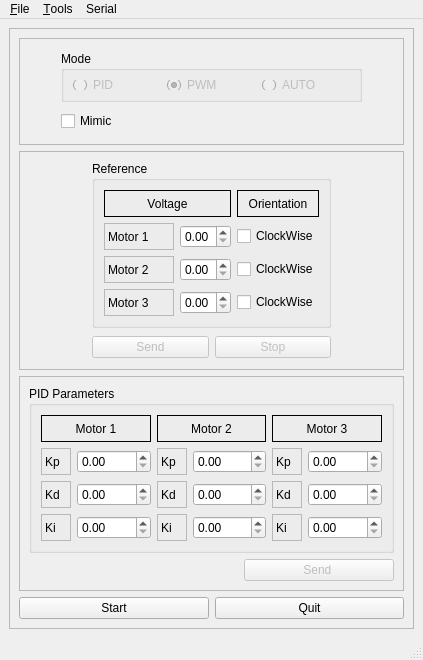
<?xml version="1.0" encoding="UTF-8"?>
<ui version="4.0">
 <class>MainWindowDesign</class>
 <widget class="QMainWindow" name="MainWindowDesign">
  <property name="geometry">
   <rect>
    <x>0</x>
    <y>0</y>
    <width>423</width>
    <height>660</height>
   </rect>
  </property>
  <property name="sizePolicy">
   <sizepolicy hsizetype="MinimumExpanding" vsizetype="MinimumExpanding">
    <horstretch>1</horstretch>
    <verstretch>1</verstretch>
   </sizepolicy>
  </property>
  <property name="minimumSize">
   <size>
    <width>362</width>
    <height>606</height>
   </size>
  </property>
  <property name="maximumSize">
   <size>
    <width>423</width>
    <height>699</height>
   </size>
  </property>
  <property name="windowTitle">
   <string>ROS Enviroment</string>
  </property>
  <property name="windowIcon">
   <iconset resource="../resources/images.qrc">
    <normaloff>:/images/icon.png</normaloff>:/images/icon.png</iconset>
  </property>
  <property name="locale">
   <locale language="English" country="UnitedStates"/>
  </property>
  <widget class="QWidget" name="centralwidget">
   <layout class="QGridLayout" name="gridLayout">
    <item row="0" column="0">
     <widget class="QFrame" name="frame">
      <property name="frameShape">
       <enum>QFrame::StyledPanel</enum>
      </property>
      <property name="frameShadow">
       <enum>QFrame::Raised</enum>
      </property>
      <layout class="QGridLayout" name="gridLayout_20">
       <item row="5" column="0">
        <widget class="QPushButton" name="button_connect">
         <property name="enabled">
          <bool>true</bool>
         </property>
         <property name="sizePolicy">
          <sizepolicy hsizetype="MinimumExpanding" vsizetype="Fixed">
           <horstretch>0</horstretch>
           <verstretch>0</verstretch>
          </sizepolicy>
         </property>
         <property name="toolTip">
          <string>Set the target to the current joint trajectory state.</string>
         </property>
         <property name="statusTip">
          <string>Clear all waypoints and set the target to the current joint trajectory state.</string>
         </property>
         <property name="text">
          <string>Start</string>
         </property>
        </widget>
       </item>
       <item row="5" column="1">
        <widget class="QPushButton" name="button_quit">
         <property name="sizePolicy">
          <sizepolicy hsizetype="MinimumExpanding" vsizetype="Fixed">
           <horstretch>0</horstretch>
           <verstretch>0</verstretch>
          </sizepolicy>
         </property>
         <property name="text">
          <string>Quit</string>
         </property>
        </widget>
       </item>
       <item row="0" column="0" colspan="2">
        <widget class="QFrame" name="frame_mode">
         <property name="frameShape">
          <enum>QFrame::StyledPanel</enum>
         </property>
         <property name="frameShadow">
          <enum>QFrame::Raised</enum>
         </property>
         <layout class="QGridLayout" name="gridLayout_2">
          <item row="0" column="0">
           <layout class="QVBoxLayout" name="verticalLayout">
            <item>
             <widget class="QGroupBox" name="groupBox_mode">
              <property name="minimumSize">
               <size>
                <width>301</width>
                <height>51</height>
               </size>
              </property>
              <property name="maximumSize">
               <size>
                <width>301</width>
                <height>51</height>
               </size>
              </property>
              <property name="title">
               <string>Mode</string>
              </property>
              <layout class="QHBoxLayout" name="horizontalLayout_5">
               <item>
                <widget class="QRadioButton" name="mode_pid">
                 <property name="enabled">
                  <bool>false</bool>
                 </property>
                 <property name="text">
                  <string>PID</string>
                 </property>
                </widget>
               </item>
               <item>
                <widget class="QRadioButton" name="mode_pwm">
                 <property name="enabled">
                  <bool>false</bool>
                 </property>
                 <property name="text">
                  <string>PWM</string>
                 </property>
                 <property name="checked">
                  <bool>true</bool>
                 </property>
                </widget>
               </item>
               <item>
                <widget class="QRadioButton" name="mode_automatic">
                 <property name="enabled">
                  <bool>false</bool>
                 </property>
                 <property name="text">
                  <string>AUTO</string>
                 </property>
                 <property name="checked">
                  <bool>false</bool>
                 </property>
                </widget>
               </item>
              </layout>
             </widget>
            </item>
           </layout>
          </item>
          <item row="1" column="0">
           <widget class="QCheckBox" name="checkBox_mimic">
            <property name="text">
             <string>Mimic</string>
            </property>
           </widget>
          </item>
         </layout>
        </widget>
       </item>
       <item row="1" column="0" rowspan="2" colspan="2">
        <widget class="QFrame" name="frame_reference">
         <property name="frameShape">
          <enum>QFrame::StyledPanel</enum>
         </property>
         <property name="frameShadow">
          <enum>QFrame::Raised</enum>
         </property>
         <layout class="QGridLayout" name="gridLayout_19">
          <item row="1" column="0">
           <spacer name="horizontalSpacer_4">
            <property name="orientation">
             <enum>Qt::Horizontal</enum>
            </property>
            <property name="sizeHint" stdset="0">
             <size>
              <width>30</width>
              <height>20</height>
             </size>
            </property>
           </spacer>
          </item>
          <item row="1" column="1" rowspan="2">
           <layout class="QGridLayout" name="gridLayout_8">
            <item row="1" column="1">
             <widget class="QPushButton" name="button_stop">
              <property name="enabled">
               <bool>false</bool>
              </property>
              <property name="text">
               <string>Stop</string>
              </property>
             </widget>
            </item>
            <item row="1" column="0">
             <widget class="QPushButton" name="button_send">
              <property name="enabled">
               <bool>false</bool>
              </property>
              <property name="text">
               <string>Send</string>
              </property>
             </widget>
            </item>
           </layout>
          </item>
          <item row="0" column="2">
           <spacer name="horizontalSpacer_3">
            <property name="orientation">
             <enum>Qt::Horizontal</enum>
            </property>
            <property name="sizeHint" stdset="0">
             <size>
              <width>30</width>
              <height>20</height>
             </size>
            </property>
           </spacer>
          </item>
          <item row="0" column="1">
           <widget class="QGroupBox" name="groupBox_reference">
            <property name="title">
             <string>Reference</string>
            </property>
            <layout class="QGridLayout" name="gridLayout_18">
             <item row="0" column="0">
              <layout class="QGridLayout" name="gridLayout_12">
               <item row="4" column="0">
                <layout class="QGridLayout" name="gridLayout_13">
                 <property name="sizeConstraint">
                  <enum>QLayout::SetFixedSize</enum>
                 </property>
                 <property name="leftMargin">
                  <number>0</number>
                 </property>
                 <property name="spacing">
                  <number>6</number>
                 </property>
                 <item row="3" column="0">
                  <widget class="QLabel" name="m3">
                   <property name="sizePolicy">
                    <sizepolicy hsizetype="Minimum" vsizetype="Fixed">
                     <horstretch>0</horstretch>
                     <verstretch>0</verstretch>
                    </sizepolicy>
                   </property>
                   <property name="minimumSize">
                    <size>
                     <width>70</width>
                     <height>27</height>
                    </size>
                   </property>
                   <property name="maximumSize">
                    <size>
                     <width>100</width>
                     <height>27</height>
                    </size>
                   </property>
                   <property name="frameShape">
                    <enum>QFrame::StyledPanel</enum>
                   </property>
                   <property name="text">
                    <string>Motor 3</string>
                   </property>
                   <property name="alignment">
                    <set>Qt::AlignLeading|Qt::AlignLeft|Qt::AlignVCenter</set>
                   </property>
                  </widget>
                 </item>
                 <item row="2" column="1">
                  <widget class="QDoubleSpinBox" name="m2_set">
                   <property name="decimals">
                    <number>2</number>
                   </property>
                   <property name="maximum">
                    <double>6.000000000000000</double>
                   </property>
                   <property name="singleStep">
                    <double>0.010000000000000</double>
                   </property>
                  </widget>
                 </item>
                 <item row="3" column="1">
                  <widget class="QDoubleSpinBox" name="m3_set">
                   <property name="maximum">
                    <double>6.000000000000000</double>
                   </property>
                   <property name="singleStep">
                    <double>0.010000000000000</double>
                   </property>
                  </widget>
                 </item>
                 <item row="2" column="0">
                  <widget class="QLabel" name="m2">
                   <property name="sizePolicy">
                    <sizepolicy hsizetype="Minimum" vsizetype="Fixed">
                     <horstretch>0</horstretch>
                     <verstretch>0</verstretch>
                    </sizepolicy>
                   </property>
                   <property name="minimumSize">
                    <size>
                     <width>70</width>
                     <height>27</height>
                    </size>
                   </property>
                   <property name="maximumSize">
                    <size>
                     <width>100</width>
                     <height>27</height>
                    </size>
                   </property>
                   <property name="frameShape">
                    <enum>QFrame::StyledPanel</enum>
                   </property>
                   <property name="text">
                    <string>Motor 2</string>
                   </property>
                   <property name="alignment">
                    <set>Qt::AlignLeading|Qt::AlignLeft|Qt::AlignVCenter</set>
                   </property>
                  </widget>
                 </item>
                 <item row="1" column="1">
                  <widget class="QDoubleSpinBox" name="m1_set">
                   <property name="decimals">
                    <number>2</number>
                   </property>
                   <property name="maximum">
                    <double>6.000000000000000</double>
                   </property>
                   <property name="singleStep">
                    <double>0.010000000000000</double>
                   </property>
                  </widget>
                 </item>
                 <item row="2" column="2">
                  <widget class="QCheckBox" name="m2_orientation">
                   <property name="text">
                    <string>ClockWise</string>
                   </property>
                  </widget>
                 </item>
                 <item row="1" column="2">
                  <widget class="QCheckBox" name="m1_orientation">
                   <property name="text">
                    <string>ClockWise</string>
                   </property>
                  </widget>
                 </item>
                 <item row="1" column="0">
                  <widget class="QLabel" name="m1">
                   <property name="sizePolicy">
                    <sizepolicy hsizetype="Minimum" vsizetype="Fixed">
                     <horstretch>0</horstretch>
                     <verstretch>0</verstretch>
                    </sizepolicy>
                   </property>
                   <property name="minimumSize">
                    <size>
                     <width>70</width>
                     <height>27</height>
                    </size>
                   </property>
                   <property name="maximumSize">
                    <size>
                     <width>100</width>
                     <height>27</height>
                    </size>
                   </property>
                   <property name="frameShape">
                    <enum>QFrame::StyledPanel</enum>
                   </property>
                   <property name="text">
                    <string>Motor 1</string>
                   </property>
                   <property name="alignment">
                    <set>Qt::AlignLeading|Qt::AlignLeft|Qt::AlignVCenter</set>
                   </property>
                  </widget>
                 </item>
                 <item row="3" column="2">
                  <widget class="QCheckBox" name="m3_orientation">
                   <property name="text">
                    <string>ClockWise</string>
                   </property>
                  </widget>
                 </item>
                 <item row="0" column="0" colspan="2">
                  <layout class="QHBoxLayout" name="horizontalLayout_2">
                   <item>
                    <widget class="QLabel" name="mode_description">
                     <property name="minimumSize">
                      <size>
                       <width>0</width>
                       <height>27</height>
                      </size>
                     </property>
                     <property name="maximumSize">
                      <size>
                       <width>16777215</width>
                       <height>27</height>
                      </size>
                     </property>
                     <property name="layoutDirection">
                      <enum>Qt::LeftToRight</enum>
                     </property>
                     <property name="frameShape">
                      <enum>QFrame::Box</enum>
                     </property>
                     <property name="frameShadow">
                      <enum>QFrame::Plain</enum>
                     </property>
                     <property name="lineWidth">
                      <number>1</number>
                     </property>
                     <property name="text">
                      <string>Voltage</string>
                     </property>
                     <property name="alignment">
                      <set>Qt::AlignCenter</set>
                     </property>
                    </widget>
                   </item>
                  </layout>
                 </item>
                 <item row="0" column="2">
                  <widget class="QLabel" name="Description_3">
                   <property name="minimumSize">
                    <size>
                     <width>0</width>
                     <height>27</height>
                    </size>
                   </property>
                   <property name="maximumSize">
                    <size>
                     <width>16777215</width>
                     <height>27</height>
                    </size>
                   </property>
                   <property name="layoutDirection">
                    <enum>Qt::LeftToRight</enum>
                   </property>
                   <property name="frameShape">
                    <enum>QFrame::Box</enum>
                   </property>
                   <property name="frameShadow">
                    <enum>QFrame::Plain</enum>
                   </property>
                   <property name="lineWidth">
                    <number>1</number>
                   </property>
                   <property name="text">
                    <string>Orientation</string>
                   </property>
                   <property name="alignment">
                    <set>Qt::AlignCenter</set>
                   </property>
                  </widget>
                 </item>
                </layout>
               </item>
              </layout>
             </item>
            </layout>
           </widget>
          </item>
         </layout>
        </widget>
       </item>
       <item row="3" column="0" rowspan="2" colspan="2">
        <widget class="QFrame" name="frame_pid">
         <property name="enabled">
          <bool>true</bool>
         </property>
         <property name="frameShape">
          <enum>QFrame::StyledPanel</enum>
         </property>
         <property name="frameShadow">
          <enum>QFrame::Raised</enum>
         </property>
         <layout class="QGridLayout" name="gridLayout_4">
          <item row="1" column="0" alignment="Qt::AlignRight">
           <widget class="QPushButton" name="button_send_pid_gain">
            <property name="enabled">
             <bool>false</bool>
            </property>
            <property name="sizePolicy">
             <sizepolicy hsizetype="Preferred" vsizetype="Fixed">
              <horstretch>0</horstretch>
              <verstretch>0</verstretch>
             </sizepolicy>
            </property>
            <property name="minimumSize">
             <size>
              <width>150</width>
              <height>0</height>
             </size>
            </property>
            <property name="maximumSize">
             <size>
              <width>150</width>
              <height>16777215</height>
             </size>
            </property>
            <property name="text">
             <string>Send </string>
            </property>
           </widget>
          </item>
          <item row="0" column="0">
           <widget class="QGroupBox" name="groupBox_pid">
            <property name="title">
             <string>PID Parameters</string>
            </property>
            <layout class="QHBoxLayout" name="horizontalLayout">
             <item>
              <layout class="QGridLayout" name="gridLayout_5">
               <item row="1" column="0">
                <layout class="QGridLayout" name="gridLayout_3">
                 <property name="sizeConstraint">
                  <enum>QLayout::SetFixedSize</enum>
                 </property>
                 <property name="leftMargin">
                  <number>0</number>
                 </property>
                 <property name="spacing">
                  <number>6</number>
                 </property>
                 <item row="2" column="0">
                  <widget class="QLabel" name="m1_ki">
                   <property name="minimumSize">
                    <size>
                     <width>30</width>
                     <height>27</height>
                    </size>
                   </property>
                   <property name="maximumSize">
                    <size>
                     <width>30</width>
                     <height>27</height>
                    </size>
                   </property>
                   <property name="frameShape">
                    <enum>QFrame::StyledPanel</enum>
                   </property>
                   <property name="text">
                    <string>Ki</string>
                   </property>
                  </widget>
                 </item>
                 <item row="1" column="0">
                  <widget class="QLabel" name="m1_kd">
                   <property name="minimumSize">
                    <size>
                     <width>30</width>
                     <height>27</height>
                    </size>
                   </property>
                   <property name="maximumSize">
                    <size>
                     <width>30</width>
                     <height>27</height>
                    </size>
                   </property>
                   <property name="frameShape">
                    <enum>QFrame::StyledPanel</enum>
                   </property>
                   <property name="text">
                    <string>Kd</string>
                   </property>
                   <property name="alignment">
                    <set>Qt::AlignLeading|Qt::AlignLeft|Qt::AlignVCenter</set>
                   </property>
                  </widget>
                 </item>
                 <item row="0" column="0">
                  <widget class="QLabel" name="m1_kp">
                   <property name="sizePolicy">
                    <sizepolicy hsizetype="Minimum" vsizetype="Fixed">
                     <horstretch>0</horstretch>
                     <verstretch>0</verstretch>
                    </sizepolicy>
                   </property>
                   <property name="minimumSize">
                    <size>
                     <width>30</width>
                     <height>27</height>
                    </size>
                   </property>
                   <property name="maximumSize">
                    <size>
                     <width>30</width>
                     <height>27</height>
                    </size>
                   </property>
                   <property name="frameShape">
                    <enum>QFrame::StyledPanel</enum>
                   </property>
                   <property name="text">
                    <string>Kp</string>
                   </property>
                   <property name="alignment">
                    <set>Qt::AlignLeading|Qt::AlignLeft|Qt::AlignVCenter</set>
                   </property>
                  </widget>
                 </item>
                 <item row="2" column="1">
                  <widget class="QDoubleSpinBox" name="m1_set_ki">
                   <property name="maximum">
                    <double>2.550000000000000</double>
                   </property>
                   <property name="singleStep">
                    <double>0.010000000000000</double>
                   </property>
                  </widget>
                 </item>
                 <item row="1" column="1">
                  <widget class="QDoubleSpinBox" name="m1_set_kd">
                   <property name="maximum">
                    <double>2.550000000000000</double>
                   </property>
                   <property name="singleStep">
                    <double>0.010000000000000</double>
                   </property>
                  </widget>
                 </item>
                 <item row="0" column="1">
                  <widget class="QDoubleSpinBox" name="m1_set_kp">
                   <property name="maximum">
                    <double>2.550000000000000</double>
                   </property>
                   <property name="singleStep">
                    <double>0.010000000000000</double>
                   </property>
                  </widget>
                 </item>
                </layout>
               </item>
               <item row="0" column="0">
                <widget class="QLabel" name="motor1">
                 <property name="minimumSize">
                  <size>
                   <width>0</width>
                   <height>27</height>
                  </size>
                 </property>
                 <property name="maximumSize">
                  <size>
                   <width>16777215</width>
                   <height>27</height>
                  </size>
                 </property>
                 <property name="layoutDirection">
                  <enum>Qt::LeftToRight</enum>
                 </property>
                 <property name="frameShape">
                  <enum>QFrame::Box</enum>
                 </property>
                 <property name="frameShadow">
                  <enum>QFrame::Plain</enum>
                 </property>
                 <property name="lineWidth">
                  <number>1</number>
                 </property>
                 <property name="text">
                  <string>Motor 1</string>
                 </property>
                 <property name="alignment">
                  <set>Qt::AlignCenter</set>
                 </property>
                </widget>
               </item>
              </layout>
             </item>
             <item>
              <layout class="QGridLayout" name="gridLayout_6">
               <item row="1" column="0">
                <layout class="QGridLayout" name="gridLayout_7">
                 <property name="sizeConstraint">
                  <enum>QLayout::SetFixedSize</enum>
                 </property>
                 <property name="leftMargin">
                  <number>0</number>
                 </property>
                 <property name="spacing">
                  <number>6</number>
                 </property>
                 <item row="0" column="0">
                  <widget class="QLabel" name="m2_kp">
                   <property name="sizePolicy">
                    <sizepolicy hsizetype="Minimum" vsizetype="Fixed">
                     <horstretch>0</horstretch>
                     <verstretch>0</verstretch>
                    </sizepolicy>
                   </property>
                   <property name="minimumSize">
                    <size>
                     <width>30</width>
                     <height>27</height>
                    </size>
                   </property>
                   <property name="maximumSize">
                    <size>
                     <width>30</width>
                     <height>27</height>
                    </size>
                   </property>
                   <property name="frameShape">
                    <enum>QFrame::StyledPanel</enum>
                   </property>
                   <property name="text">
                    <string>Kp</string>
                   </property>
                   <property name="alignment">
                    <set>Qt::AlignLeading|Qt::AlignLeft|Qt::AlignVCenter</set>
                   </property>
                  </widget>
                 </item>
                 <item row="2" column="0">
                  <widget class="QLabel" name="m2_ki">
                   <property name="sizePolicy">
                    <sizepolicy hsizetype="Minimum" vsizetype="Fixed">
                     <horstretch>0</horstretch>
                     <verstretch>0</verstretch>
                    </sizepolicy>
                   </property>
                   <property name="minimumSize">
                    <size>
                     <width>30</width>
                     <height>27</height>
                    </size>
                   </property>
                   <property name="maximumSize">
                    <size>
                     <width>30</width>
                     <height>27</height>
                    </size>
                   </property>
                   <property name="frameShape">
                    <enum>QFrame::StyledPanel</enum>
                   </property>
                   <property name="text">
                    <string>Ki</string>
                   </property>
                   <property name="alignment">
                    <set>Qt::AlignLeading|Qt::AlignLeft|Qt::AlignVCenter</set>
                   </property>
                  </widget>
                 </item>
                 <item row="2" column="1">
                  <widget class="QDoubleSpinBox" name="m2_set_ki">
                   <property name="maximum">
                    <double>2.550000000000000</double>
                   </property>
                   <property name="singleStep">
                    <double>0.010000000000000</double>
                   </property>
                  </widget>
                 </item>
                 <item row="1" column="0">
                  <widget class="QLabel" name="m2_kd">
                   <property name="sizePolicy">
                    <sizepolicy hsizetype="Minimum" vsizetype="Fixed">
                     <horstretch>0</horstretch>
                     <verstretch>0</verstretch>
                    </sizepolicy>
                   </property>
                   <property name="minimumSize">
                    <size>
                     <width>30</width>
                     <height>27</height>
                    </size>
                   </property>
                   <property name="maximumSize">
                    <size>
                     <width>30</width>
                     <height>27</height>
                    </size>
                   </property>
                   <property name="frameShape">
                    <enum>QFrame::StyledPanel</enum>
                   </property>
                   <property name="text">
                    <string>Kd</string>
                   </property>
                   <property name="alignment">
                    <set>Qt::AlignLeading|Qt::AlignLeft|Qt::AlignVCenter</set>
                   </property>
                  </widget>
                 </item>
                 <item row="1" column="1">
                  <widget class="QDoubleSpinBox" name="m2_set_kd">
                   <property name="maximum">
                    <double>2.550000000000000</double>
                   </property>
                   <property name="singleStep">
                    <double>0.010000000000000</double>
                   </property>
                  </widget>
                 </item>
                 <item row="0" column="1">
                  <widget class="QDoubleSpinBox" name="m2_set_kp">
                   <property name="maximum">
                    <double>2.550000000000000</double>
                   </property>
                   <property name="singleStep">
                    <double>0.010000000000000</double>
                   </property>
                  </widget>
                 </item>
                </layout>
               </item>
               <item row="0" column="0">
                <widget class="QLabel" name="motor2">
                 <property name="minimumSize">
                  <size>
                   <width>0</width>
                   <height>27</height>
                  </size>
                 </property>
                 <property name="maximumSize">
                  <size>
                   <width>16777215</width>
                   <height>27</height>
                  </size>
                 </property>
                 <property name="layoutDirection">
                  <enum>Qt::LeftToRight</enum>
                 </property>
                 <property name="frameShape">
                  <enum>QFrame::Box</enum>
                 </property>
                 <property name="frameShadow">
                  <enum>QFrame::Plain</enum>
                 </property>
                 <property name="lineWidth">
                  <number>1</number>
                 </property>
                 <property name="text">
                  <string>Motor 2</string>
                 </property>
                 <property name="alignment">
                  <set>Qt::AlignCenter</set>
                 </property>
                </widget>
               </item>
              </layout>
             </item>
             <item>
              <layout class="QGridLayout" name="gridLayout_10">
               <item row="1" column="0">
                <layout class="QGridLayout" name="gridLayout_11">
                 <property name="sizeConstraint">
                  <enum>QLayout::SetFixedSize</enum>
                 </property>
                 <property name="leftMargin">
                  <number>0</number>
                 </property>
                 <property name="spacing">
                  <number>6</number>
                 </property>
                 <item row="0" column="0">
                  <widget class="QLabel" name="m3_kp">
                   <property name="sizePolicy">
                    <sizepolicy hsizetype="Minimum" vsizetype="Fixed">
                     <horstretch>0</horstretch>
                     <verstretch>0</verstretch>
                    </sizepolicy>
                   </property>
                   <property name="minimumSize">
                    <size>
                     <width>30</width>
                     <height>27</height>
                    </size>
                   </property>
                   <property name="maximumSize">
                    <size>
                     <width>30</width>
                     <height>27</height>
                    </size>
                   </property>
                   <property name="frameShape">
                    <enum>QFrame::StyledPanel</enum>
                   </property>
                   <property name="text">
                    <string>Kp</string>
                   </property>
                   <property name="alignment">
                    <set>Qt::AlignLeading|Qt::AlignLeft|Qt::AlignVCenter</set>
                   </property>
                  </widget>
                 </item>
                 <item row="2" column="0">
                  <widget class="QLabel" name="m3_ki">
                   <property name="sizePolicy">
                    <sizepolicy hsizetype="Minimum" vsizetype="Fixed">
                     <horstretch>0</horstretch>
                     <verstretch>0</verstretch>
                    </sizepolicy>
                   </property>
                   <property name="minimumSize">
                    <size>
                     <width>30</width>
                     <height>27</height>
                    </size>
                   </property>
                   <property name="maximumSize">
                    <size>
                     <width>30</width>
                     <height>27</height>
                    </size>
                   </property>
                   <property name="frameShape">
                    <enum>QFrame::StyledPanel</enum>
                   </property>
                   <property name="text">
                    <string>Ki</string>
                   </property>
                   <property name="alignment">
                    <set>Qt::AlignLeading|Qt::AlignLeft|Qt::AlignVCenter</set>
                   </property>
                  </widget>
                 </item>
                 <item row="2" column="1">
                  <widget class="QDoubleSpinBox" name="m3_set_ki">
                   <property name="maximum">
                    <double>2.550000000000000</double>
                   </property>
                   <property name="singleStep">
                    <double>0.010000000000000</double>
                   </property>
                  </widget>
                 </item>
                 <item row="1" column="0">
                  <widget class="QLabel" name="m3_kd">
                   <property name="sizePolicy">
                    <sizepolicy hsizetype="Minimum" vsizetype="Fixed">
                     <horstretch>0</horstretch>
                     <verstretch>0</verstretch>
                    </sizepolicy>
                   </property>
                   <property name="minimumSize">
                    <size>
                     <width>30</width>
                     <height>27</height>
                    </size>
                   </property>
                   <property name="maximumSize">
                    <size>
                     <width>30</width>
                     <height>27</height>
                    </size>
                   </property>
                   <property name="frameShape">
                    <enum>QFrame::StyledPanel</enum>
                   </property>
                   <property name="text">
                    <string>Kd</string>
                   </property>
                   <property name="alignment">
                    <set>Qt::AlignLeading|Qt::AlignLeft|Qt::AlignVCenter</set>
                   </property>
                  </widget>
                 </item>
                 <item row="1" column="1">
                  <widget class="QDoubleSpinBox" name="m3_set_kd">
                   <property name="maximum">
                    <double>2.550000000000000</double>
                   </property>
                   <property name="singleStep">
                    <double>0.010000000000000</double>
                   </property>
                  </widget>
                 </item>
                 <item row="0" column="1">
                  <widget class="QDoubleSpinBox" name="m3_set_kp">
                   <property name="maximum">
                    <double>2.550000000000000</double>
                   </property>
                   <property name="singleStep">
                    <double>0.010000000000000</double>
                   </property>
                  </widget>
                 </item>
                </layout>
               </item>
               <item row="0" column="0">
                <widget class="QLabel" name="motor3">
                 <property name="minimumSize">
                  <size>
                   <width>0</width>
                   <height>27</height>
                  </size>
                 </property>
                 <property name="maximumSize">
                  <size>
                   <width>16777215</width>
                   <height>27</height>
                  </size>
                 </property>
                 <property name="layoutDirection">
                  <enum>Qt::LeftToRight</enum>
                 </property>
                 <property name="frameShape">
                  <enum>QFrame::Box</enum>
                 </property>
                 <property name="frameShadow">
                  <enum>QFrame::Plain</enum>
                 </property>
                 <property name="lineWidth">
                  <number>1</number>
                 </property>
                 <property name="text">
                  <string>Motor 3</string>
                 </property>
                 <property name="alignment">
                  <set>Qt::AlignCenter</set>
                 </property>
                </widget>
               </item>
              </layout>
             </item>
            </layout>
           </widget>
          </item>
         </layout>
        </widget>
       </item>
      </layout>
     </widget>
    </item>
   </layout>
  </widget>
  <widget class="QMenuBar" name="menubar">
   <property name="geometry">
    <rect>
     <x>0</x>
     <y>0</y>
     <width>423</width>
     <height>25</height>
    </rect>
   </property>
   <property name="defaultUp">
    <bool>false</bool>
   </property>
   <property name="nativeMenuBar">
    <bool>false</bool>
   </property>
   <widget class="QMenu" name="menu_File">
    <property name="title">
     <string>&amp;File</string>
    </property>
    <addaction name="actionAbout"/>
    <addaction name="separator"/>
    <addaction name="action_Quit"/>
   </widget>
   <widget class="QMenu" name="menuTools">
    <property name="title">
     <string>&amp;Tools</string>
    </property>
    <addaction name="actionLogs"/>
    <addaction name="actionField"/>
   </widget>
   <widget class="QMenu" name="menuSerial">
    <property name="title">
     <string>Serial</string>
    </property>
    <addaction name="actionSettings"/>
   </widget>
   <addaction name="menu_File"/>
   <addaction name="menuTools"/>
   <addaction name="menuSerial"/>
  </widget>
  <widget class="QStatusBar" name="statusbar"/>
  <action name="action_Quit">
   <property name="text">
    <string>&amp;Quit</string>
   </property>
   <property name="shortcut">
    <string>Ctrl+Q</string>
   </property>
   <property name="shortcutContext">
    <enum>Qt::ApplicationShortcut</enum>
   </property>
  </action>
  <action name="action_Preferences">
   <property name="text">
    <string>&amp;Preferences</string>
   </property>
  </action>
  <action name="actionAbout">
   <property name="text">
    <string>&amp;About</string>
   </property>
  </action>
  <action name="actionAbout_Qt">
   <property name="text">
    <string>About &amp;Qt</string>
   </property>
  </action>
  <action name="actionLogs">
   <property name="enabled">
    <bool>true</bool>
   </property>
   <property name="text">
    <string>&amp;Logs</string>
   </property>
  </action>
  <action name="actionField">
   <property name="text">
    <string>&amp;Field</string>
   </property>
  </action>
  <action name="actionMyrviz">
   <property name="text">
    <string>myrviz</string>
   </property>
  </action>
  <action name="actionSettings">
   <property name="text">
    <string>Settings</string>
   </property>
  </action>
 </widget>
 <resources>
  <include location="../resources/images.qrc"/>
 </resources>
 <connections>
  <connection>
   <sender>action_Quit</sender>
   <signal>triggered()</signal>
   <receiver>MainWindowDesign</receiver>
   <slot>close()</slot>
   <hints>
    <hint type="sourcelabel">
     <x>-1</x>
     <y>-1</y>
    </hint>
    <hint type="destinationlabel">
     <x>399</x>
     <y>299</y>
    </hint>
   </hints>
  </connection>
  <connection>
   <sender>button_quit</sender>
   <signal>clicked()</signal>
   <receiver>MainWindowDesign</receiver>
   <slot>close()</slot>
   <hints>
    <hint type="sourcelabel">
     <x>272</x>
     <y>331</y>
    </hint>
    <hint type="destinationlabel">
     <x>169</x>
     <y>199</y>
    </hint>
   </hints>
  </connection>
 </connections>
</ui>
